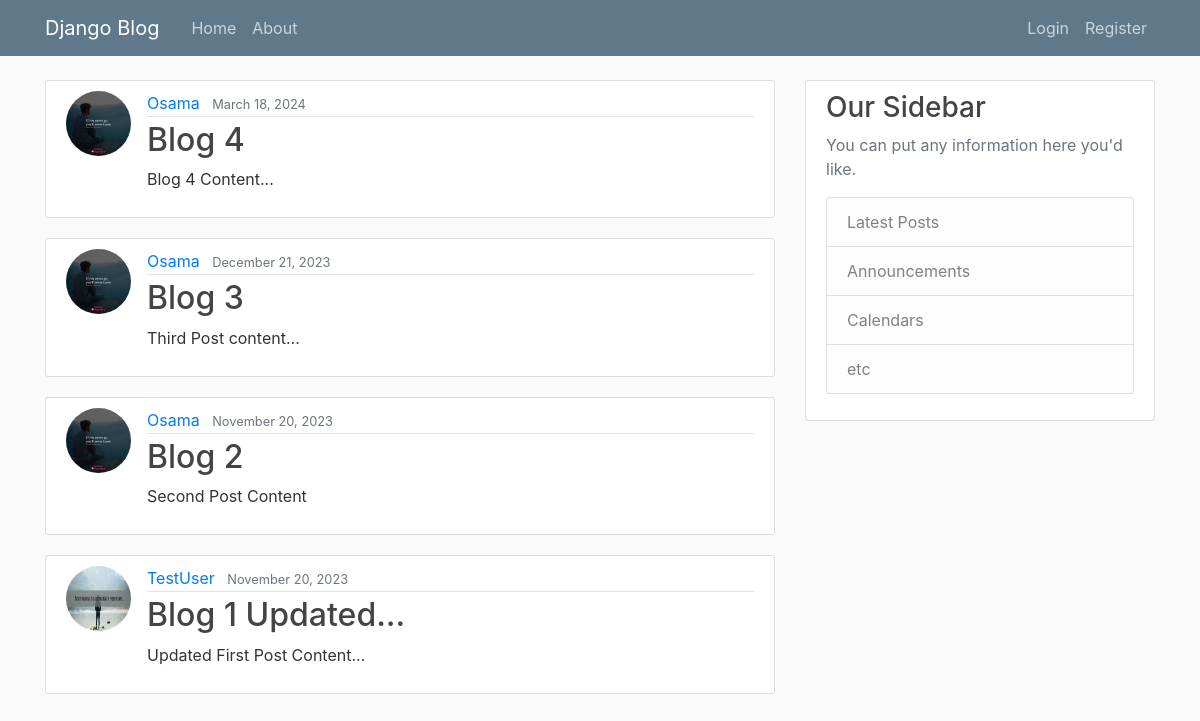
The page / on the database its author committed.
### blog/models.py (models this page shows, shortened)
class Post(models.Model):                                           # Creating Post model or Table
    title = models.CharField(max_length=100)
    content = models.TextField()
    date_posted = models.DateTimeField(default=timezone.now)
    author = models.ForeignKey(User, on_delete=models.CASCADE)      # creating a relationship between Post and User model.

### users/models.py (models this page shows, shortened)
class Profile(models.Model):
    user = models.OneToOneField(User, on_delete = models.CASCADE)
    image = models.ImageField(default = 'default.jpg', upload_to = 'Profile_pics')

### blog/views.py (the view)
# urls.py: path('', PostListView.as_view(), name='blog-home'),
class PostListView(ListView):
    model = Post
    template_name = 'blog/home.html'     # by default : <app/model_viewtype.html>
    context_object_name = 'posts'        # by default : object_list
    ordering = ['-date_posted']

### blog/templates/blog/home.html
{% extends "blog/base.html" %}
{% block content %}
    {% for post in posts %}
      <article class="media content-section">
        <img class="rounded-circle article-img" src="{{ post.author.profile.image.url }}">
        <div class="media-body">
          <div class="article-metadata">
            <a class="mr-2" href="#">{{ post.author }}</a>
            <small class="text-muted">{{ post.date_posted | date:"F d, Y"}}</small>
          </div>
          <h2><a class="article-title" href="{% url 'post-detail' post.id %}">{{ post.title }}</a></h2>
          <p class="article-content">{{ post.content }}</p>
        </div>
      </article>
    {% endfor %}
{% endblock content %}

### blog/templates/blog/base.html (shortened to what this page needs)
{% load static %}
<!DOCTYPE html>
<html>
    <head>
    <link rel="stylesheet" href="https://cdn.jsdelivr.net/npm/bootstrap@4.4.1/dist/css/bootstrap.min.css">
    <link rel="stylesheet" type="text/css" href="{% static 'blog/main.css' %}">
    </head>
    <body>
        <header class="site-header">
            <nav class="navbar navbar-expand-md navbar-dark bg-steel fixed-top">
              <div class="container">
                <a class="navbar-brand mr-4" href="{% url 'blog-home' %}">Django Blog</a>
                <div class="collapse navbar-collapse" id="navbarToggle">
                  <div class="navbar-nav mr-auto">
                    <a class="nav-item nav-link" href="{% url 'blog-home' %}">Home</a>
                    <a class="nav-item nav-link" href="{% url 'blog-about' %}">About</a>
                  </div>
                  <div class="navbar-nav">
                    {% if user.is_authenticated %}
                      <a class="nav-item nav-link" href="{% url 'post-create' %}">New Post</a>
                      <a class="nav-item nav-link" href="{% url 'profile' %}">Profile</a>
                      <a class="nav-item nav-link" href="{% url 'logout' %}">Logout</a>
                    {% else %}
                      <a class="nav-item nav-link" href="{% url 'login' %}">Login</a>
                      <a class="nav-item nav-link" href="{% url 'register' %}">Register</a>
                    {% endif %}
                  </div>
                </div>
              </div>
            </nav>
          </header>
          <main role="main" class="container">
            <div class="row">
              <div class="col-md-8">
                {% block content %}{% endblock %}
              </div>
              <div class="col-md-4">
                <div class="content-section">
                  <h3>Our Sidebar</h3>
                  <p class='text-muted'>You can put any information here you'd like.
                    <ul class="list-group">
                      <li class="list-group-item list-group-item-light">Latest Posts</li>
                      <li class="list-group-item list-group-item-light">Announcements</li>
                      <li class="list-group-item list-group-item-light">Calendars</li>
                      <li class="list-group-item list-group-item-light">etc</li>
                    </ul>
                  </p>
                </div>
              </div>
            </div>
          </main>
    </body>
</html>

### blog/static/blog/main.css (style rules this page uses)
body { background: #fafafa; color: #333333; margin-top: 5rem; }
h1, h2, h3, h4, h5, h6 { color: #444444; }
ul { margin: 0; }
.bg-steel { background-color: #5f788a; }
.site-header .navbar-nav .nav-link { color: #cbd5db; }
.content-section { background: #ffffff; padding: 10px 20px; border: 1px solid #dddddd; border-radius: 3px; margin-bottom: 20px; }
.article-title { color: #444444; }
.article-content { white-space: pre-line; }
.article-img { height: 65px; width: 65px; margin-right: 16px; }
.article-metadata { padding-bottom: 1px; margin-bottom: 4px; border-bottom: 1px solid #e3e3e3 }

### rows shown on the page
Post: author.profile.image (picture), author "Osama", date_posted "March 18, 2024", title "Blog 4", content "Blog 4 Content..."
Post: author.profile.image (picture), author "Osama", date_posted "December 21, 2023", title "Blog 3", content "Third Post content..."
Post: author.profile.image (picture), author "Osama", date_posted "November 20, 2023", title "Blog 2", content "Second Post Content"
Post: author.profile.image (picture), author "TestUser", date_posted "November 20, 2023", title "Blog 1 Updated...", content "Updated First Post Content..."
